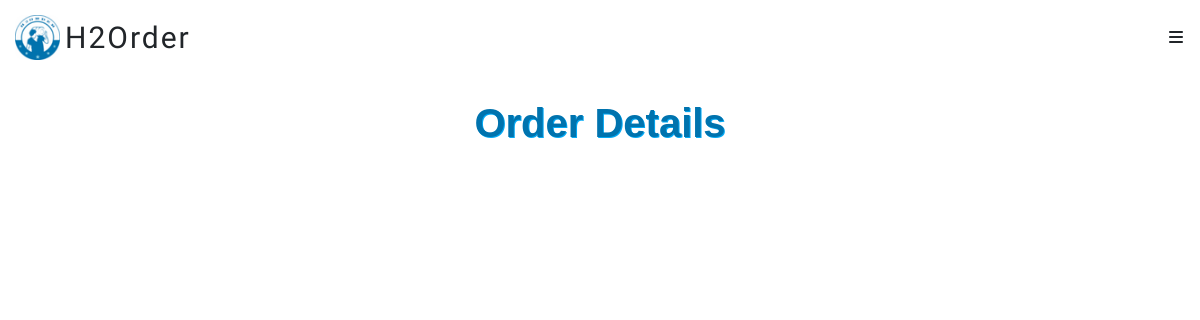
/customer/received_order_details.php?order_id=3 (signed in), run on an earlier commit of the app's database.
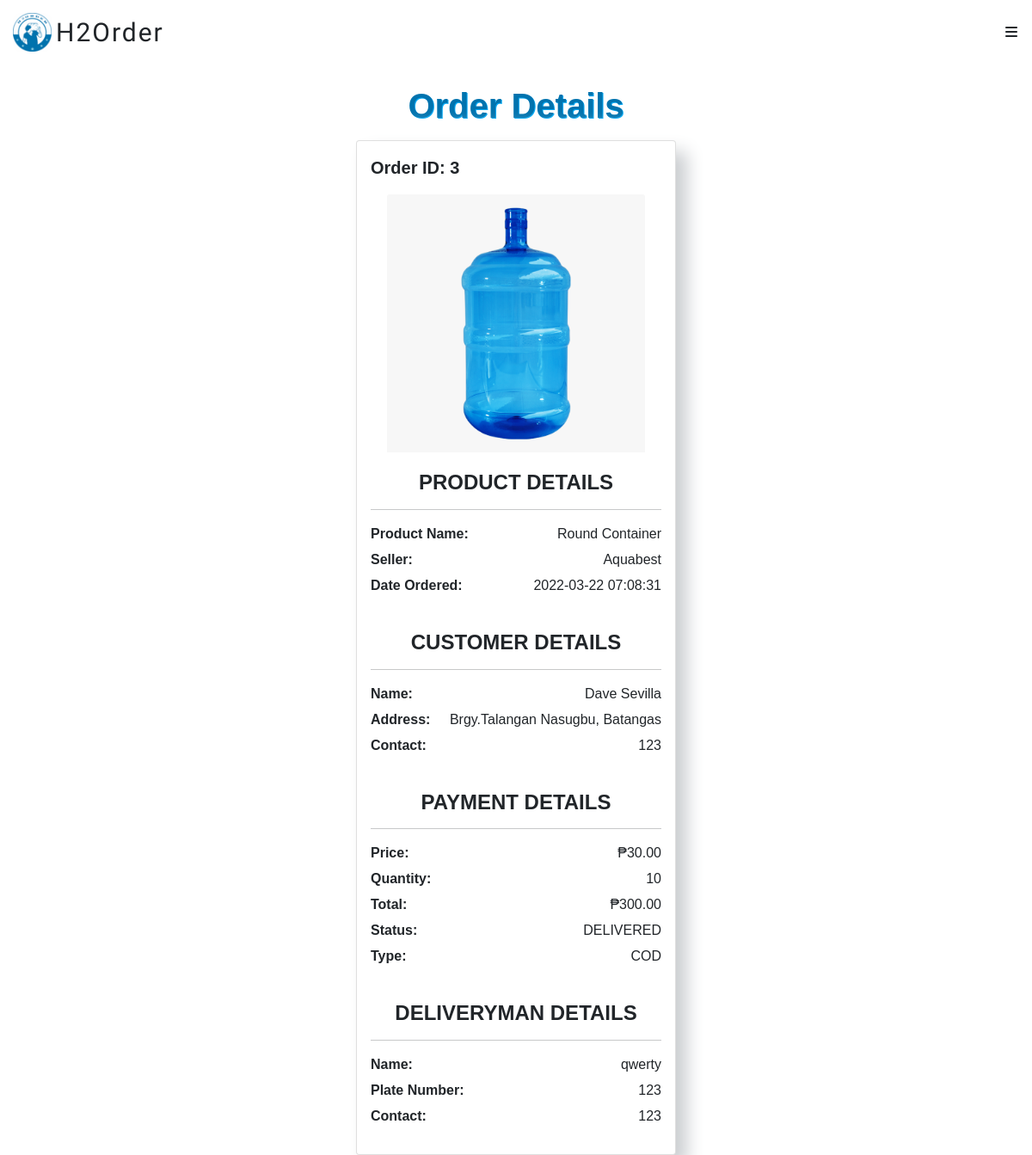
And on a later commit of the database.
### tables this page shows
CREATE TABLE `orderlist` (
  `order_id` int(11) NOT NULL,
  `product_id` int(11) NOT NULL,
  `customer_id` int(11) NOT NULL,
  `merchant_id` int(11) NOT NULL,
  `deliveryman_id` int(11) DEFAULT NULL,
  `status` text NOT NULL,
  `quantity` text NOT NULL,
  `total` int(11) NOT NULL,
  `type` text,
  `photo` text,
  `date` timestamp NOT NULL DEFAULT CURRENT_TIMESTAMP
);

CREATE TABLE `product` (
  `product_id` int(11) NOT NULL,
  `merchant_id` int(11) NOT NULL,
  `product_name` varchar(255) NOT NULL,
  `product_type` varchar(255) NOT NULL,
  `price` int(11) NOT NULL,
  `image` varchar(255) NOT NULL,
  `description` varchar(255) NOT NULL
);

CREATE TABLE `merchant` (
  `merchant_id` int(11) NOT NULL,
  `username` varchar(255) NOT NULL,
  `password` varchar(255) NOT NULL,
  `business_name` varchar(255) NOT NULL,
  `owner` varchar(255) NOT NULL,
  `address` varchar(255) NOT NULL,
  `email` varchar(255) NOT NULL,
  `contact_number` varchar(255) NOT NULL,
  `image` varchar(255) NOT NULL,
  `latitude` varchar(255) NOT NULL,
  `longitude` varchar(255) NOT NULL,
  `opening` time NOT NULL,
  `closing` time NOT NULL
);

CREATE TABLE `customer` (
  `customer_id` int(11) NOT NULL,
  `username` varchar(255) NOT NULL,
  `password` varchar(255) NOT NULL,
  `firstname` varchar(255) NOT NULL,
  `lastname` varchar(255) NOT NULL,
  `address` varchar(255) NOT NULL,
  `email` varchar(255) NOT NULL,
  `contact_number` varchar(255) NOT NULL,
  `c_latitude` varchar(255) NOT NULL,
  `c_longitude` varchar(255) NOT NULL
);

CREATE TABLE `deliveryman` (
  `deliveryman_id` int(11) NOT NULL,
  `merchant_id` int(11) NOT NULL,
  `name` varchar(255) NOT NULL,
  `username` varchar(255) NOT NULL,
  `password` varchar(255) NOT NULL,
  `plate_number` varchar(255) NOT NULL,
  `contact_number` varchar(255) NOT NULL
);

### customer/received_order_details.php (the view, shortened to what the changed rows need)
<?php
require_once '../connection.php';
?>
<!DOCTYPE html>
<html>
    <head>
        <link href="https://cdn.jsdelivr.net/npm/bootstrap@5.0.2/dist/css/bootstrap.min.css" rel="stylesheet">
        <link rel="stylesheet" href="../main.css">
    </head>
    <body >
      <?php include 'navbar.php' ?>
      <center>
      <div class="container">
        <?php
            $query = $conn->query("SELECT product.product_id,product.image,product.product_name,product.product_type,
            product.price, product.merchant_id,orderlist.status, orderlist.order_id,orderlist.quantity,
            orderlist.total, orderlist.type, orderlist.photo,orderlist.date, merchant.business_name,merchant.merchant_id
            ,customer.firstname, customer.lastname, customer.address, customer.contact_number,customer.customer_id
            ,deliveryman.name, deliveryman.plate_number, deliveryman.contact_number, deliveryman.deliveryman_id FROM `orderlist`
            RIGHT JOIN product ON orderlist.product_id = product.product_id
            RIGHT JOIN merchant ON orderlist.merchant_id = merchant.merchant_id
            RIGHT JOIN customer ON orderlist.customer_id = customer.customer_id
            RIGHT JOIN deliveryman ON orderlist.deliveryman_id = deliveryman.deliveryman_id
             WHERE orderlist.order_id = '".$_REQUEST['order_id']."'") or die(mysqli_error());
            while($fetch = $query->fetch_array()){
          ?>
          <form action="action.php" method="POST" enctype="multipart/form-data" >
       <div class="col-md-12 col-lg-4 mb-4 mb-lg-0">
        <div class="card">
            <div class="d-flex justify-content-between p-3">
            <p class="lead mb-0" style="font-weight: 550">Order ID: <?php echo $fetch['order_id']?></p>
            </div>
            <center><img src = "../photo/<?php echo $fetch['image']?>" style="width: 300px;
            height: 300px; margin-bottom: 5px;" class="card-img-top"/></center>
           <div class="card-body">
             <div class="d-flex justify-content-center mb-3">
              <h4 class="mb-0" style="font-weight:550">PRODUCT DETAILS</h4>
              </div>
             <hr>
             <div class="d-flex justify-content-between">
              <p class="card-text" style="font-weight: 550">Product Name: </p>
              <p class="card-text"><?php echo $fetch['product_name']?></p>
             </div>
             <div class="d-flex justify-content-between">
              <p class="card-text" style="font-weight:550;margin-top:-10px;">Seller: </p>
              <p class="card-text" style="margin-top:-10px;"><?php echo $fetch['business_name']?></p>
             </div>
             <div class="d-flex justify-content-between">
              <p class="card-text" style="font-weight:550;margin-top:-10px;">Date Ordered:</p>
              <p class="card-text"style="margin-top:-10px;"><?php echo $fetch['date']?> </p>
             </div>
                <br>
               <div class="d-flex justify-content-center mb-3">
              <h4 class="mb-0" style="font-weight: 550">CUSTOMER DETAILS</h4>
              </div>
             <hr>
            <div class="d-flex justify-content-between">
              <p class="card-text" style="font-weight: 550">Name: </p>
              <p class="card-text"><?php echo $fetch['firstname']?> <?php echo $fetch['lastname']?></p>
             </div>
             <div class="d-flex justify-content-between">
              <p class="card-text" style="font-weight:550;margin-top:-10px;">Address: </p>
              <p class="card-text" style="margin-top:-10px;"><?php echo $fetch['address']?></p>
             </div>
             <div class="d-flex justify-content-between">
              <p class="card-text" style="font-weight:550;margin-top:-10px;">Contact:</p>
              <p class="card-text"style="margin-top:-10px;"><?php echo $fetch['contact_number']?> </p>
             </div>
              <br>
               <div class="d-flex justify-content-center mb-3">
              <h4 class="mb-0" style="font-weight: 550">PAYMENT DETAILS</h4>
              </div>
             <hr>
            <div class="d-flex justify-content-between">
              <p class="card-text" style="font-weight: 550">Price: </p>
              <p class="card-text">&#8369;<?php echo $fetch['price']?>.00</p>
             </div>
             <div class="d-flex justify-content-between">
              <p class="card-text" style="font-weight:550;margin-top:-10px;">Quantity: </p>
              <p class="card-text" style="margin-top:-10px;"><?php echo $fetch['quantity']?></p>     </div>
             <div class="d-flex justify-content-between">
              <p class="card-text" style="font-weight:550;margin-top:-10px;">Total:</p>
              <p class="card-text"style="margin-top:-10px;">&#8369;<?php echo $fetch['quantity']* $fetch['price']?>.00</p>
             </div>
              <div class="d-flex justify-content-between">
              <p class="card-text" style="font-weight:550;margin-top:-10px;">Status:</p>
              <p class="card-text"style="margin-top:-10px;"><?php echo  strtoupper($fetch['status'])?></p>
             </div>
              <div class="d-flex justify-content-between">
                 <p class="card-text" style="font-weight:550;margin-top:-10px;">Type:</p>
                <p class="card-text" style="margin-top:-10px;"><?php echo  strtoupper($fetch['type'])?></p>
             </div>
            <br>
               <div class="d-flex justify-content-center mb-3">
              <h4 class="mb-0" style="font-weight: 550">DELIVERYMAN DETAILS</h4>
              </div>
             <hr>
            <div class="d-flex justify-content-between">
              <p class="card-text" style="font-weight: 550">Name: </p>
              <p class="card-text"><?php echo $fetch['name']?></p>
             </div>
             <div class="d-flex justify-content-between">
              <p class="card-text" style="font-weight:550;margin-top:-10px;">Plate Number: </p>
              <p class="card-text" style="margin-top:-10px;"><?php echo $fetch['plate_number']?></p>
             </div>
             <div class="d-flex justify-content-between">
              <p class="card-text" style="font-weight:550;margin-top:-10px;">Contact:</p>
              <p class="card-text"style="margin-top:-10px;"><?php echo $fetch['contact_number']?> </p>
             </div>
          </div>
        </div>
      </div>
            </form>
        <?php
        }
        ?>
      </div>
    </body>
</html>

What changed in the data, as far as the page shows it:
now on this page (row edited): orderlist: order_id "3", product.image (picture), product.product_name "Round Container", merchant.business_name "Aquabest", date "2022-03-22 07:08:31", customer.firstname "Dave", customer.lastname "Sevilla", customer.address "Brgy.Talangan Nasugbu, Batangas", deliveryman.contact_number "123", product.price "30", quantity "10", $fetch['quantity']*$fetch['price'] "300", status "DELIVERED", type "COD", deliveryman.name "qwerty", deliveryman.plate_number "123"
